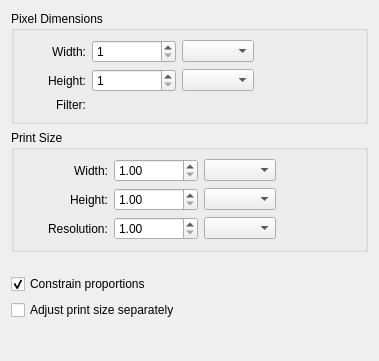
<?xml version="1.0" encoding="UTF-8"?>
<ui version="4.0">
 <class>WdgImageSize</class>
 <widget class="QWidget" name="WdgImageSize">
  <property name="geometry">
   <rect>
    <x>0</x>
    <y>0</y>
    <width>379</width>
    <height>341</height>
   </rect>
  </property>
  <property name="windowTitle">
   <string>Scale To New Size</string>
  </property>
  <layout class="QVBoxLayout" name="verticalLayout">
   <item>
    <widget class="QGroupBox" name="groupImageSize">
     <property name="title">
      <string>Pixel Dimensions</string>
     </property>
     <property name="flat">
      <bool>true</bool>
     </property>
     <layout class="QGridLayout" name="gridLayout_3">
      <item row="1" column="2">
       <widget class="QDoubleSpinBox" name="pixelHeightDouble">
        <property name="minimumSize">
         <size>
          <width>80</width>
          <height>0</height>
         </size>
        </property>
        <property name="minimum">
         <double>1.000000000000000</double>
        </property>
        <property name="maximum">
         <double>100000000.000000000000000</double>
        </property>
        <property name="singleStep">
         <double>0.100000000000000</double>
        </property>
       </widget>
      </item>
      <item row="1" column="2">
       <widget class="QSpinBox" name="pixelHeight">
        <property name="minimumSize">
         <size>
          <width>80</width>
          <height>0</height>
         </size>
        </property>
        <property name="minimum">
         <number>1</number>
        </property>
        <property name="maximum">
         <number>1000000</number>
        </property>
       </widget>
      </item>
      <item row="0" column="3">
       <widget class="QComboBox" name="pixelWidthUnit"/>
      </item>
      <item row="0" column="0">
       <spacer name="horizontalSpacer_2">
        <property name="orientation">
         <enum>Qt::Horizontal</enum>
        </property>
        <property name="sizeType">
         <enum>QSizePolicy::Fixed</enum>
        </property>
        <property name="sizeHint" stdset="0">
         <size>
          <width>25</width>
          <height>20</height>
         </size>
        </property>
       </spacer>
      </item>
      <item row="0" column="1">
       <widget class="QLabel" name="lblPixelWidth">
        <property name="text">
         <string>Width:</string>
        </property>
        <property name="alignment">
         <set>Qt::AlignRight|Qt::AlignTrailing|Qt::AlignVCenter</set>
        </property>
        <property name="buddy">
         <cstring>pixelWidth</cstring>
        </property>
       </widget>
      </item>
      <item row="2" column="1">
       <widget class="QLabel" name="lblPixelFilter">
        <property name="text">
         <string>Filter:</string>
        </property>
        <property name="alignment">
         <set>Qt::AlignRight|Qt::AlignTrailing|Qt::AlignVCenter</set>
        </property>
        <property name="buddy">
         <cstring>printWidth</cstring>
        </property>
       </widget>
      </item>
      <item row="0" column="4" rowspan="2">
       <widget class="KoAspectButton" name="pixelAspectRatioBtn" native="true">
        <property name="text" stdset="0">
         <string/>
        </property>
       </widget>
      </item>
      <item row="1" column="3">
       <widget class="QComboBox" name="pixelHeightUnit"/>
      </item>
      <item row="1" column="1">
       <widget class="QLabel" name="lblPixelHeight">
        <property name="text">
         <string>Height:</string>
        </property>
        <property name="alignment">
         <set>Qt::AlignRight|Qt::AlignTrailing|Qt::AlignVCenter</set>
        </property>
        <property name="buddy">
         <cstring>pixelHeight</cstring>
        </property>
       </widget>
      </item>
      <item row="0" column="2">
       <widget class="QDoubleSpinBox" name="pixelWidthDouble">
        <property name="minimumSize">
         <size>
          <width>80</width>
          <height>0</height>
         </size>
        </property>
        <property name="decimals">
         <number>2</number>
        </property>
        <property name="minimum">
         <double>1.000000000000000</double>
        </property>
        <property name="maximum">
         <double>100000000.000000000000000</double>
        </property>
        <property name="singleStep">
         <double>0.100000000000000</double>
        </property>
       </widget>
      </item>
      <item row="0" column="2">
       <widget class="QSpinBox" name="pixelWidth">
        <property name="minimum">
         <number>1</number>
        </property>
        <property name="maximum">
         <number>1000000</number>
        </property>
       </widget>
      </item>
      <item row="1" column="5">
       <spacer name="horizontalSpacer_5">
        <property name="orientation">
         <enum>Qt::Horizontal</enum>
        </property>
        <property name="sizeType">
         <enum>QSizePolicy::MinimumExpanding</enum>
        </property>
        <property name="sizeHint" stdset="0">
         <size>
          <width>40</width>
          <height>20</height>
         </size>
        </property>
       </spacer>
      </item>
      <item row="2" column="2" colspan="2">
       <widget class="KisCmbIDList" name="pixelFilterCmb" native="true"/>
      </item>
     </layout>
    </widget>
   </item>
   <item>
    <widget class="QGroupBox" name="groupPrintSize">
     <property name="title">
      <string>Print Size</string>
     </property>
     <property name="flat">
      <bool>true</bool>
     </property>
     <layout class="QGridLayout" name="gridLayout">
      <item row="1" column="1">
       <widget class="QLabel" name="lblPrintHeight">
        <property name="text">
         <string>Height:</string>
        </property>
        <property name="alignment">
         <set>Qt::AlignRight|Qt::AlignTrailing|Qt::AlignVCenter</set>
        </property>
        <property name="buddy">
         <cstring>printHeight</cstring>
        </property>
       </widget>
      </item>
      <item row="1" column="3">
       <widget class="QComboBox" name="printHeightUnit"/>
      </item>
      <item row="0" column="2">
       <widget class="QDoubleSpinBox" name="printWidth">
        <property name="minimumSize">
         <size>
          <width>80</width>
          <height>0</height>
         </size>
        </property>
        <property name="decimals">
         <number>2</number>
        </property>
        <property name="minimum">
         <double>1.000000000000000</double>
        </property>
        <property name="maximum">
         <double>100000000.000000000000000</double>
        </property>
        <property name="singleStep">
         <double>0.100000000000000</double>
        </property>
       </widget>
      </item>
      <item row="0" column="1">
       <widget class="QLabel" name="lblPrintWidth">
        <property name="text">
         <string>Width:</string>
        </property>
        <property name="alignment">
         <set>Qt::AlignRight|Qt::AlignTrailing|Qt::AlignVCenter</set>
        </property>
        <property name="buddy">
         <cstring>printWidth</cstring>
        </property>
       </widget>
      </item>
      <item row="1" column="2">
       <widget class="QDoubleSpinBox" name="printHeight">
        <property name="minimumSize">
         <size>
          <width>80</width>
          <height>0</height>
         </size>
        </property>
        <property name="minimum">
         <double>1.000000000000000</double>
        </property>
        <property name="maximum">
         <double>100000000.000000000000000</double>
        </property>
        <property name="singleStep">
         <double>0.100000000000000</double>
        </property>
       </widget>
      </item>
      <item row="0" column="4" rowspan="2">
       <widget class="KoAspectButton" name="printAspectRatioBtn" native="true">
        <property name="text" stdset="0">
         <string/>
        </property>
       </widget>
      </item>
      <item row="0" column="3">
       <widget class="QComboBox" name="printWidthUnit"/>
      </item>
      <item row="2" column="1">
       <widget class="QLabel" name="lblResolution">
        <property name="text">
         <string>Resolution:</string>
        </property>
       </widget>
      </item>
      <item row="2" column="2">
       <widget class="QDoubleSpinBox" name="printResolution">
        <property name="sizePolicy">
         <sizepolicy hsizetype="Minimum" vsizetype="Fixed">
          <horstretch>0</horstretch>
          <verstretch>0</verstretch>
         </sizepolicy>
        </property>
        <property name="minimumSize">
         <size>
          <width>70</width>
          <height>0</height>
         </size>
        </property>
        <property name="minimum">
         <double>1.000000000000000</double>
        </property>
        <property name="maximum">
         <double>1000000.000000000000000</double>
        </property>
        <property name="singleStep">
         <double>0.100000000000000</double>
        </property>
       </widget>
      </item>
      <item row="2" column="3">
       <widget class="QComboBox" name="printResolutionUnit"/>
      </item>
      <item row="1" column="0">
       <spacer name="horizontalSpacer">
        <property name="orientation">
         <enum>Qt::Horizontal</enum>
        </property>
        <property name="sizeType">
         <enum>QSizePolicy::Fixed</enum>
        </property>
        <property name="sizeHint" stdset="0">
         <size>
          <width>25</width>
          <height>20</height>
         </size>
        </property>
       </spacer>
      </item>
      <item row="0" column="5">
       <spacer name="horizontalSpacer_3">
        <property name="orientation">
         <enum>Qt::Horizontal</enum>
        </property>
        <property name="sizeType">
         <enum>QSizePolicy::MinimumExpanding</enum>
        </property>
        <property name="sizeHint" stdset="0">
         <size>
          <width>40</width>
          <height>20</height>
         </size>
        </property>
       </spacer>
      </item>
     </layout>
    </widget>
   </item>
   <item>
    <spacer name="verticalSpacer_2">
     <property name="orientation">
      <enum>Qt::Vertical</enum>
     </property>
     <property name="sizeType">
      <enum>QSizePolicy::Fixed</enum>
     </property>
     <property name="sizeHint" stdset="0">
      <size>
       <width>20</width>
       <height>16</height>
      </size>
     </property>
    </spacer>
   </item>
   <item>
    <widget class="QCheckBox" name="aspectRatioCkb">
     <property name="toolTip">
      <string>Constrain aspect ratio</string>
     </property>
     <property name="text">
      <string>Constrain proportions</string>
     </property>
     <property name="checked">
      <bool>true</bool>
     </property>
    </widget>
   </item>
   <item>
    <widget class="QCheckBox" name="adjustPrintSizeSeparatelyCkb">
     <property name="text">
      <string>Adjust print size separately</string>
     </property>
    </widget>
   </item>
   <item>
    <spacer name="verticalSpacer">
     <property name="orientation">
      <enum>Qt::Vertical</enum>
     </property>
     <property name="sizeType">
      <enum>QSizePolicy::MinimumExpanding</enum>
     </property>
     <property name="sizeHint" stdset="0">
      <size>
       <width>20</width>
       <height>30</height>
      </size>
     </property>
    </spacer>
   </item>
  </layout>
 </widget>
 <customwidgets>
  <customwidget>
   <class>KisCmbIDList</class>
   <extends></extends>
   <header>widgets/kis_cmb_idlist.h</header>
  </customwidget>
  <customwidget>
   <class>KoAspectButton</class>
   <extends>QWidget</extends>
   <header>KoAspectButton.h</header>
   <container>1</container>
  </customwidget>
 </customwidgets>
 <tabstops>
  <tabstop>pixelWidth</tabstop>
  <tabstop>pixelWidthDouble</tabstop>
  <tabstop>pixelWidthUnit</tabstop>
  <tabstop>pixelHeight</tabstop>
  <tabstop>pixelHeightDouble</tabstop>
  <tabstop>pixelHeightUnit</tabstop>
  <tabstop>pixelFilterCmb</tabstop>
  <tabstop>printWidth</tabstop>
  <tabstop>printWidthUnit</tabstop>
  <tabstop>printHeight</tabstop>
  <tabstop>printHeightUnit</tabstop>
  <tabstop>printResolution</tabstop>
  <tabstop>printResolutionUnit</tabstop>
  <tabstop>aspectRatioCkb</tabstop>
  <tabstop>adjustPrintSizeSeparatelyCkb</tabstop>
 </tabstops>
 <resources/>
 <connections/>
</ui>
